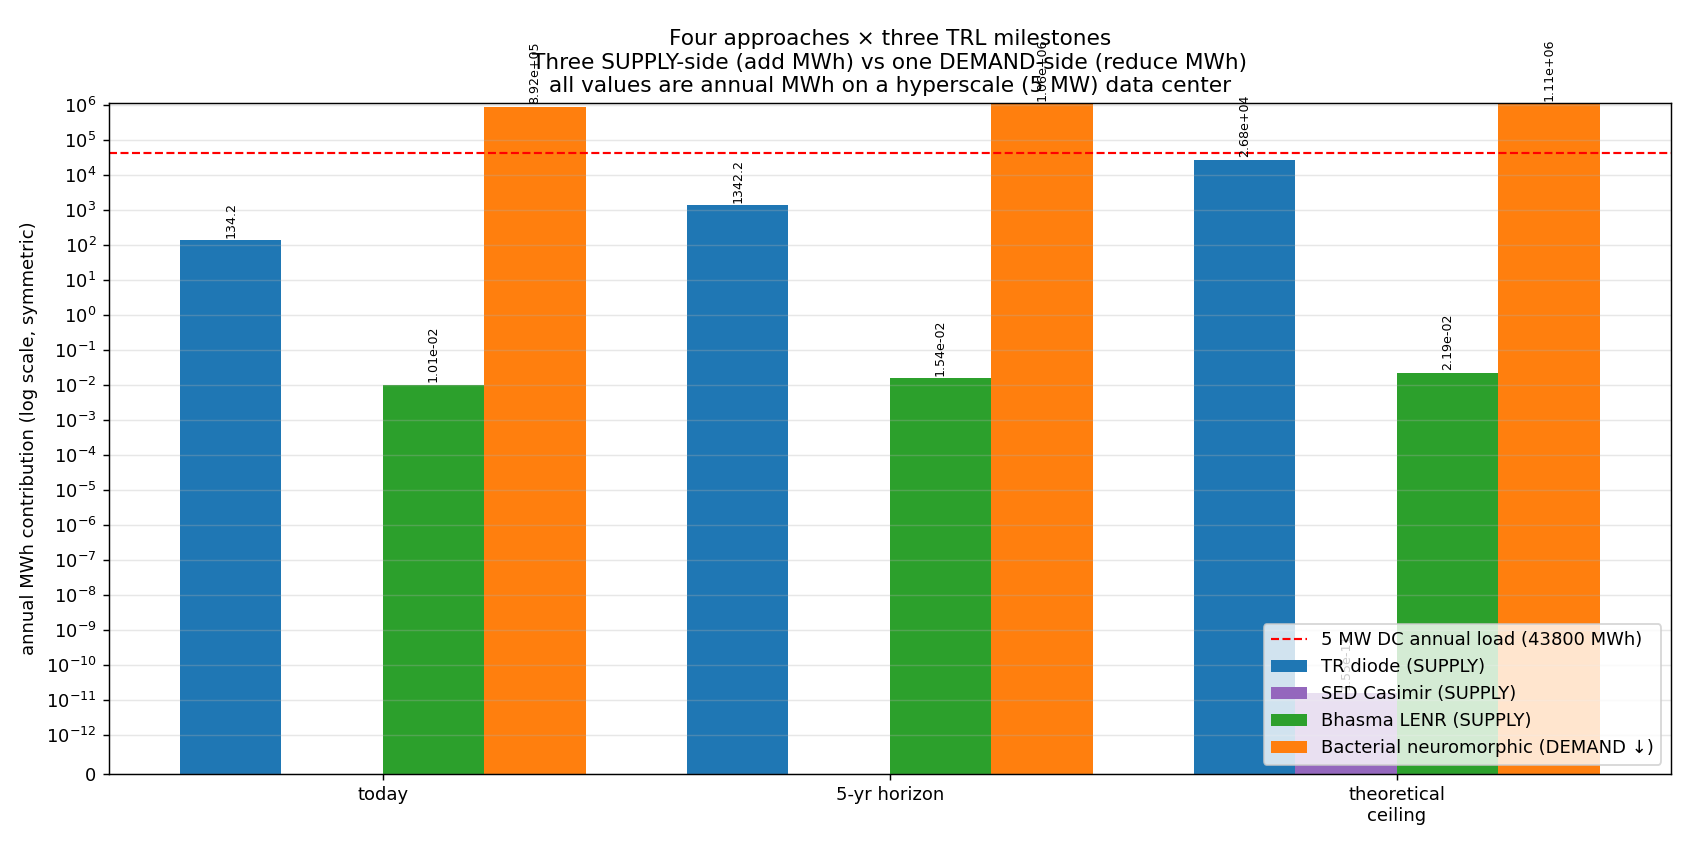

The Python source for this figure:
"""
Top-level comparison plot: the three approaches on common axes.

Shows expected contribution to a 5 MW data-center load from each
subproject, at three plausible technology readiness levels (TRL):
  - "today"    : current published device performance
  - "5-yr"     : plausible near-term improvement
  - "ceiling"  : theoretical upper bound

Saved to comparison.png at the repo root.
"""

import sys
from pathlib import Path

import numpy as np
import matplotlib.pyplot as plt

import importlib.util

REPO = Path(__file__).resolve().parent


def load_by_path(name, path):
    spec = importlib.util.spec_from_file_location(name, path)
    mod = importlib.util.module_from_spec(spec)
    sys.modules[name] = mod
    spec.loader.exec_module(mod)
    return mod


TR = load_by_path("tr_simulate",
                   REPO / "tr_diode_data_center" / "simulate.py")
SED = load_by_path("sed_estimate",
                    REPO / "sed_casimir_zpe" / "estimate.py")
BH = load_by_path("bh_model",
                   REPO / "bhasma_lenr_cathode" / "model.py")
BN = load_by_path("bn_estimate",
                   REPO / "bacterial_neuromorphic_substrate" / "estimate.py")


DATA_CENTER_MW = 5.0
DATA_CENTER_MWh_year = DATA_CENTER_MW * 1000 * 8760 / 1000.0  # 43,800 MWh


def tr_diode_yields():
    """Today / 5-yr / ceiling for TR diode on 100k m^2 roof."""
    now = TR.data_center_roof_yield(device_efficiency=0.005)
    near = TR.data_center_roof_yield(device_efficiency=0.05)
    ceil = now["annual_MWh_radiative_ceiling"]
    return {
        "today":   now["annual_MWh"],
        "5-yr":    near["annual_MWh"],
        "ceiling": ceil,
    }


def sed_casimir_yields():
    """SED Casimir: with 1 mg/s Cs flow at 100 nm gap.
    today  = f_couple = 1e-8 (deeply below Schrieber upper bound)
    5-yr   = f_couple = 1e-4 (Schrieber's experimental upper bound)
    ceiling= f_couple = 1.0  (theoretical maximum)
    Convert annualized power to MWh: P (W) * 8760 / 1e6.
    """
    d = 100e-9
    flow = SED.gas_flow_atoms_per_second(1e-3, 132.9)
    out = {}
    for label, f in [("today", 1e-8), ("5-yr", 1e-4), ("ceiling", 1.0)]:
        P = SED.cavity_flow_power_W(d, SED.ATOM_VOL_HEAVY, flow, f)
        out[label] = P * 8760 / 1e6
    return out


def bhasma_yields():
    """Bhasma LENR: project to a 1 kW lab apparatus output (the UBC
    Thunderbird Reactor produces fusion events at neutron rate; the
    energy production is currently net-negative). We compute the
    *gain factor* over the UBC baseline and report MWh assuming the
    apparatus is in a future regime where the UBC baseline produces
    1 W gross from the reactor and the bhasma multiplier applies.

    today  = 1.15x (UBC foil baseline at d=10um)
    5-yr   = ~5x   (50 nm bhasma, plausible)
    ceiling= 10x   (model cap)

    Annual MWh from 1 W * 8760 hr / 1e6 = 0.00876 MWh baseline.
    """
    base_W = 1.0  # assume net-positive lab reactor produces 1 W
    out = {}
    enh_today = BH.enhancement_model(BH.UBC_BASELINE_FOIL_THICKNESS_M)
    enh_5yr = BH.enhancement_model(50e-9)
    enh_ceil = BH.ENHANCEMENT_CAP
    for label, enh in [("today", enh_today),
                       ("5-yr", enh_5yr),
                       ("ceiling", enh_ceil)]:
        out[label] = base_W * (1 + enh) * 8760 / 1e6
    return out


def bacterial_neuromorphic_avoided_MWh():
    """Demand-side savings: bacterial neuromorphic substrate reduces
    the data center's actual electricity consumption. Expressed as
    'avoided MWh' relative to the silicon baseline.

    Assumes: facility doing 1B daily inferences across all GPUs, at
    GPT-4-class scale, 500 tokens each. Difference between H100 dense
    consumption and substrate-X sparse-SNN consumption.

    today  = use demonstrated Geobacter (currently WORSE than silicon)
    5-yr   = use Loihi-2 sparse SNN (drops energy 10x)
    ceiling= use engineered Geobacter target sparse SNN (drops energy ~500x)
    """
    daily_inf = 1.0  # 1 billion daily inferences per facility
    tokens = 500

    # Silicon baseline
    baseline_TWh = BN.annual_TWh("h100_silicon", "gpt4_class", "dense",
                                  daily_inferences_billion=daily_inf,
                                  tokens_per_inference=tokens)
    baseline_MWh = baseline_TWh * 1e6

    scenarios = {
        "today":   ("geobacter_demo",              "sparse_snn"),
        "5-yr":    ("loihi2_silicon_neuromorphic", "sparse_snn"),
        "ceiling": ("geobacter_target",            "sparse_snn"),
    }
    out = {}
    for label, (substrate, arch) in scenarios.items():
        new_TWh = BN.annual_TWh(substrate, "gpt4_class", arch,
                                 daily_inferences_billion=daily_inf,
                                 tokens_per_inference=tokens)
        new_MWh = new_TWh * 1e6
        out[label] = max(0.0, baseline_MWh - new_MWh)
    return out


def main():
    tr = tr_diode_yields()
    sed = sed_casimir_yields()
    bh = bhasma_yields()
    bn = bacterial_neuromorphic_avoided_MWh()

    fig, ax = plt.subplots(figsize=(13, 6.5))
    categories = ["today", "5-yr horizon", "theoretical\nceiling"]
    keys = ["today", "5-yr", "ceiling"]
    x = np.arange(len(categories))
    width = 0.20

    bars_tr = ax.bar(x - 1.5*width, [tr[k] for k in keys], width,
                     label="TR diode (SUPPLY)", color="#1f77b4")
    bars_sed = ax.bar(x - 0.5*width, [sed[k] for k in keys], width,
                      label="SED Casimir (SUPPLY)", color="#9467bd")
    bars_bh = ax.bar(x + 0.5*width, [bh[k] for k in keys], width,
                     label="Bhasma LENR (SUPPLY)", color="#2ca02c")
    bars_bn = ax.bar(x + 1.5*width, [bn[k] for k in keys], width,
                     label="Bacterial neuromorphic (DEMAND ↓)",
                     color="#ff7f0e")

    ax.axhline(DATA_CENTER_MWh_year, color="red", linestyle="--",
               linewidth=1.2,
               label=f"5 MW DC annual load ({DATA_CENTER_MWh_year:.0f} MWh)")
    ax.set_yscale("symlog", linthresh=1e-12)
    ax.set_ylabel("annual MWh contribution (log scale, symmetric)")
    ax.set_xticks(x)
    ax.set_xticklabels(categories)
    ax.set_title("Four approaches × three TRL milestones\n"
                 "Three SUPPLY-side (add MWh) vs one DEMAND-side (reduce MWh)\n"
                 f"all values are annual MWh on a hyperscale "
                 f"({DATA_CENTER_MW:.0f} MW) data center")
    ax.legend(loc="lower right")
    ax.grid(True, axis="y", which="both", alpha=0.3)

    for bars, vals in [(bars_tr, tr), (bars_sed, sed),
                        (bars_bh, bh), (bars_bn, bn)]:
        for bar, k in zip(bars, keys):
            v = vals[k]
            if v <= 0 or not np.isfinite(v):
                continue
            if v > 1e-12:
                txt = f"{v:.2e}" if (v < 0.1 or v > 1e4) else f"{v:.1f}"
                ax.text(bar.get_x() + bar.get_width() / 2,
                        max(v * 1.2, 1e-12),
                        txt, ha="center", va="bottom", fontsize=7,
                        rotation=90)

    fig.tight_layout()
    out = REPO / "comparison.png"
    fig.savefig(out, dpi=130)
    print(f"-> {out}")


if __name__ == "__main__":
    main()
